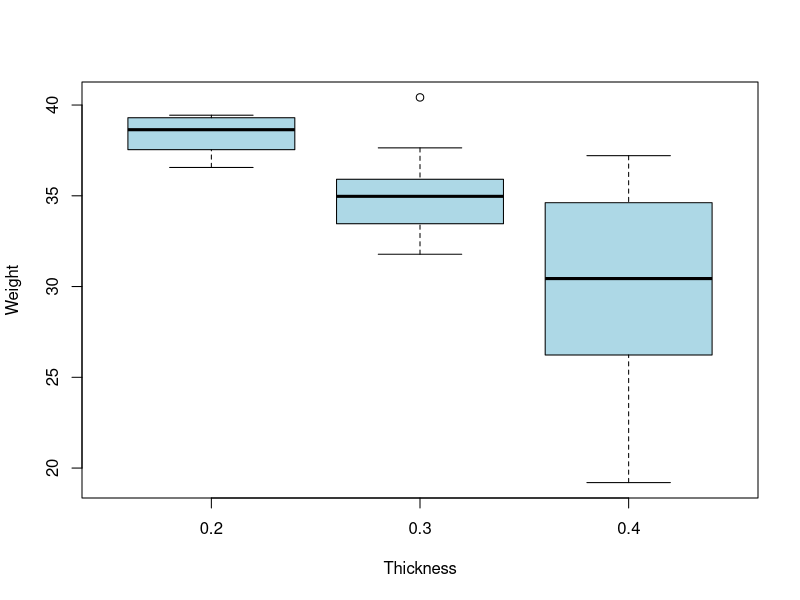
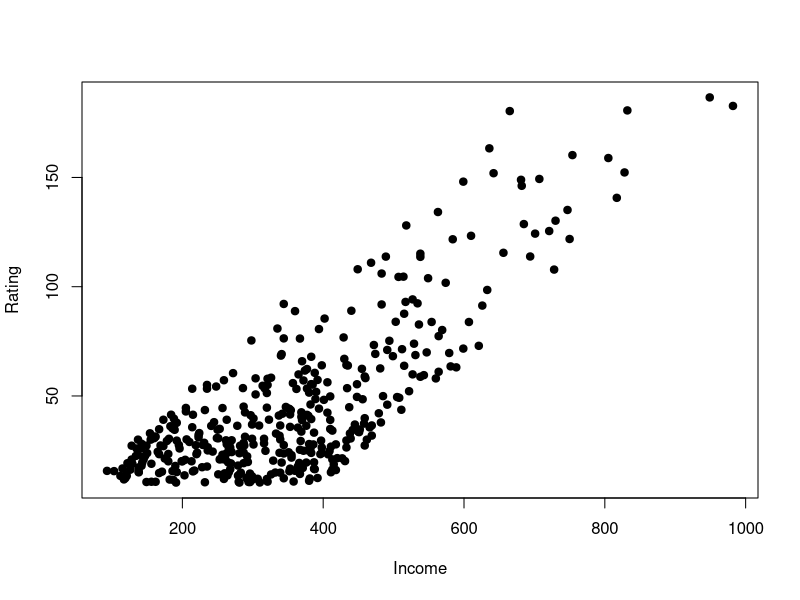
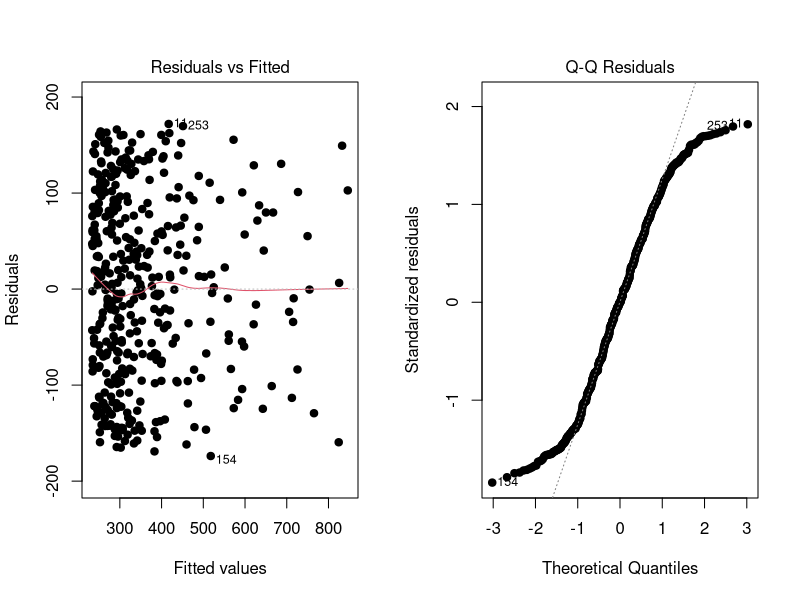
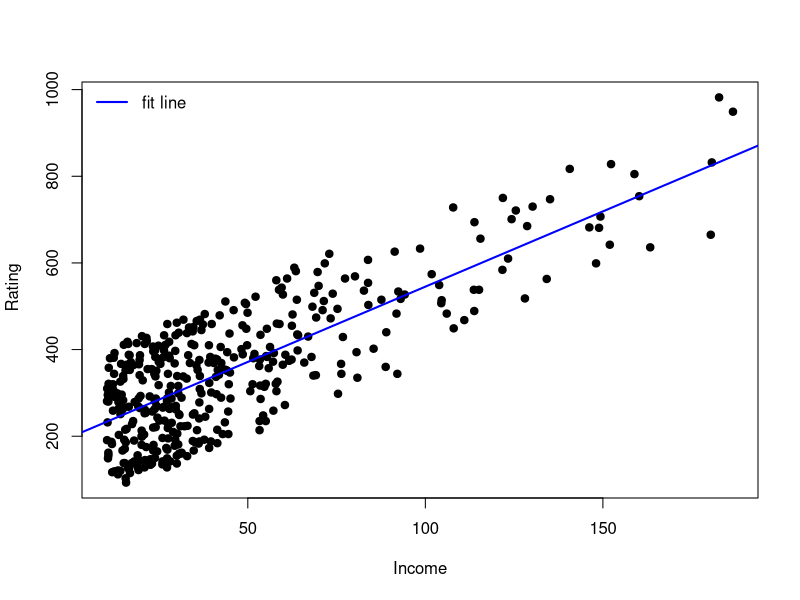
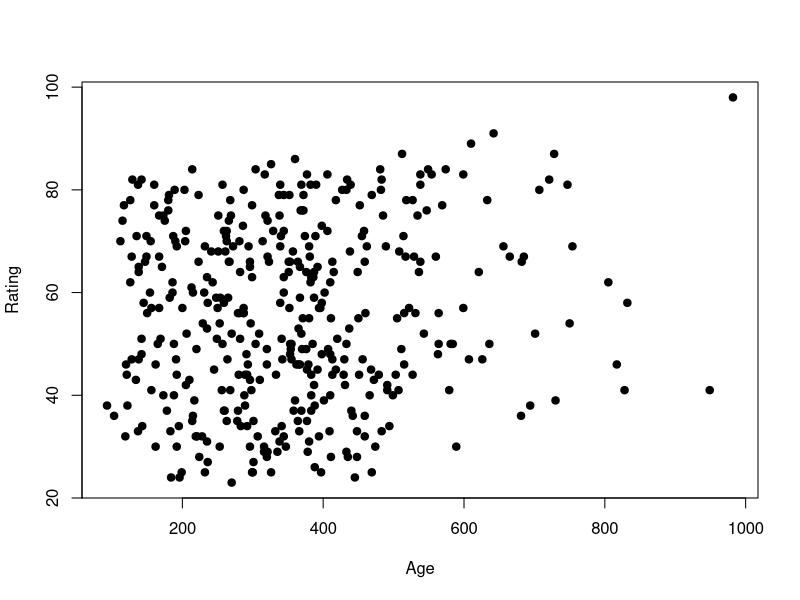
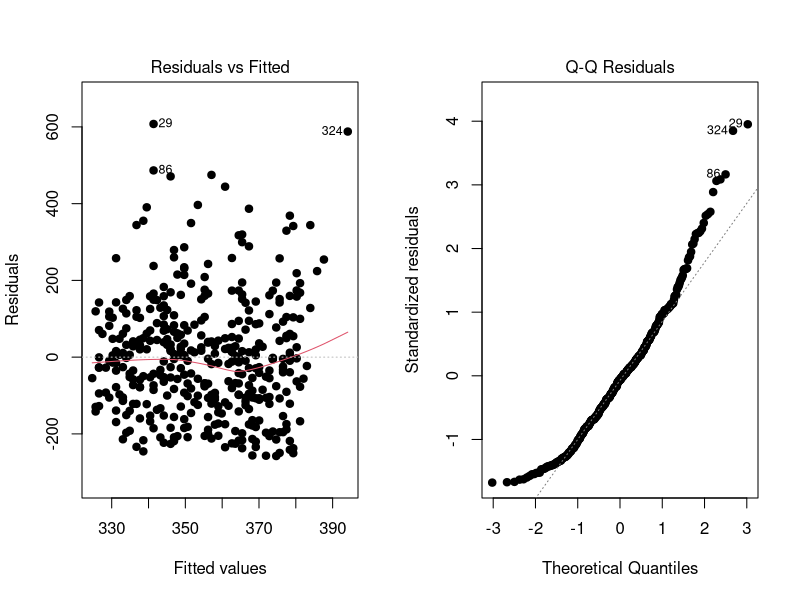
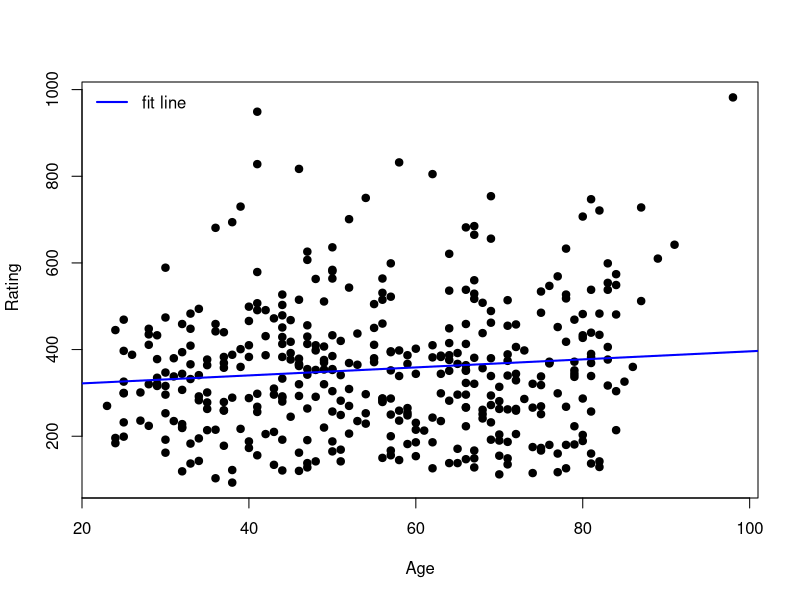
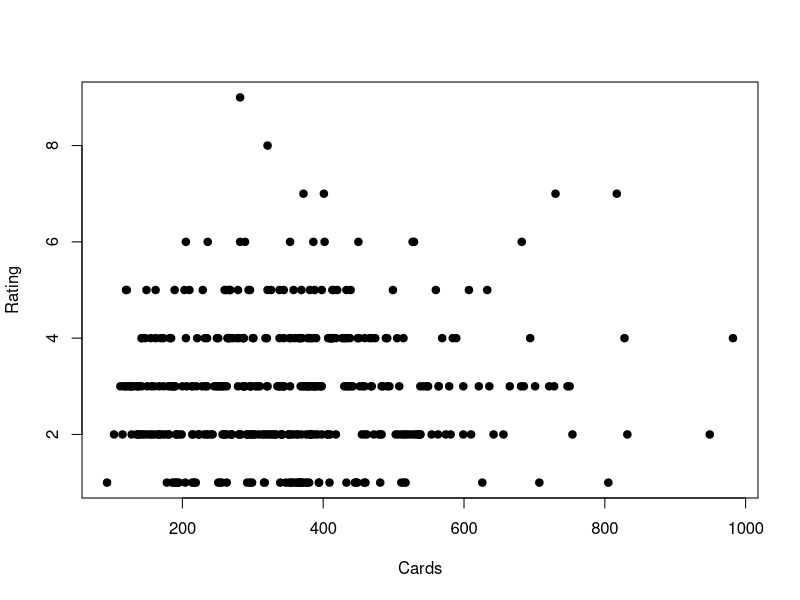

Write the R code that produced these figures, in order.
## ---- chunk 1
surface <- read.csv("surface.csv")
# factors
surface$power <- as.factor(surface$power)
surface$speed<- as.factor(surface$speed)
surface$thickness <- as.factor(surface$thickness)

# fit model
fit <- aov(X.weight~ power + speed + thickness + power:speed + power:thickness+ speed:thickness,data=surface)
summary(fit)  # ANOVA table

## ---- chunk 2
falpha.AB <- qf(0.05,4,8,lower.tail=F)
falpha.AB
falpha.AC <- qf(0.05,4,8,lower.tail=F)
falpha.AC
falpha.BC <- qf(0.05,4,8,lower.tail=F)
falpha.BC

## ---- chunk 3
boxplot(X.weight~thickness,data=surface,col="light blue",xlab="Thickness",ylab="Weight")

TukeyHSD(fit)$thickness
## ---- chunk 4
Credit <- read.csv("Credit.csv")
par(mfrow=c(1,1))
plot(Credit$Rating,Credit$Income,pch=19,
     xlab="Income", ylab="Rating")
cor(Credit$Rating,Credit$Income)
# fit model      
fit <- lm(Rating~Income,Credit)
par(mfrow=c(1,2))
plot(fit,1:2,pch=19)  # residual diagnostics
summary(fit) # fit summary

# scatterplot 
par(mfrow=c(1,1))
plot(Credit$Income,Credit$Rating,pch=19,
     xlab="Income", ylab=" Rating")
abline(fit,lwd=2,col="blue")
legend("topleft",legend="fit line",lwd=2,col="blue",bty="n")


## ---- chunk 5
Credit <- read.csv("Credit.csv")
par(mfrow=c(1,1))
plot(Credit$Rating,Credit$Age,pch=19,
     xlab="Age", ylab="Rating")
cor(Credit$Rating,Credit$Age)
# fit model      
fit <- lm(Rating~Age,Credit)
par(mfrow=c(1,2))
plot(fit,1:2,pch=19)  # residual diagnostics
summary(fit) # fit summary

# scatterplot of Gore vs. Clinton with fit line overlay
par(mfrow=c(1,1))
plot(Credit$Age,Credit$Rating,pch=19,
     xlab="Age", ylab=" Rating")
abline(fit,lwd=2,col="blue")
legend("topleft",legend="fit line",lwd=2,col="blue",bty="n")


## ---- chunk 6
Credit <- read.csv("Credit.csv")
Cards<-as.factor(Credit$Cards)
par(mfrow=c(1,1))
plot(Credit$Rating,Credit$Cards,pch=19,
     xlab="Cards", ylab="Rating")
cor(Credit$Rating,Credit$Cards)
# fit model      
fit <- lm(Rating~as.factor(Cards),Credit)
par(mfrow=c(1,2))
plot(fit,1:2,pch=19)  # residual diagnostics
summary(fit) # fit summary


par(mfrow=c(1,1))
plot(Cards,Credit$Rating,col=Cards,pch=19,xlab="Number of cards")

## ---- chunk 7
Credit <- read.csv("Credit.csv")
par(mfrow=c(1,1))
plot(Credit$Rating,as.factor(Credit$Student),pch=19,
     xlab="Student", ylab="Rating")
# fit model      
fit <- lm(Rating~as.factor(Student),Credit)
par(mfrow=c(1,2))
plot(fit,1:2,pch=19)  # residual diagnostics
summary(fit) # fit summary


par(mfrow=c(1,1))
plot(as.factor(Credit$Student),Credit$Rating,col=as.factor(Credit$Student),pch=19,xlab="Number of cards")
## ---- chunk 8
set.seed(1)
X=rnorm(100,0,1)
## ---- chunk 9
eps=rnorm(100,0,0.25)
## ---- chunk 10
Y=-1+0.5*X+eps
length(Y)
## ---- chunk 11
par(mfrow=c(1,1))
plot(X,Y,pch=19)
cor(X,Y)
## ---- chunk 12
fit1 <- lm(Y~X)
par(mfrow=c(1,2))
plot(fit1,1:2,pch=19)  # residual diagnostics
summary(fit1)   # fit summary
## ---- chunk 13
# scatterplot with fit line
par(mfrow=c(1,1))
plot(X,Y,pch=19)
abline(fit1,lwd=3,col="blue")
lines(X,-1+0.5*X,lwd =3, col = "red")
legend("topleft",legend=c("Least squares line","Population regression line"),lwd=3,col=c("blue", "red"))
## ---- chunk 14
eps=rnorm(100,0,0.01)
Y=-1+0.5*X+eps
length(Y)
par(mfrow=c(1,1))
plot(X,Y,pch=19)
cor(X,Y)
fit2 <- lm(Y~X)
par(mfrow=c(1,2))
plot(fit2,1:2,pch=19)  # residual diagnostics
summary(fit2)   # fit summary

par(mfrow=c(1,1))
plot(X,Y,pch=19)
abline(fit2,lwd=3,col="blue")
lines(X,-1+0.5*X,lwd =3, col = "red")
legend("topleft",legend=c("Least squares line","Population regression line"),lwd=3,col=c("blue", "red"))

## ---- chunk 15
 
eps=rnorm(100,0,4)
Y=-1+0.5*X+eps
length(Y)
par(mfrow=c(1,1))
plot(X,Y,pch=19)
cor(X,Y)
fit3 <- lm(Y~X)
par(mfrow=c(1,2))
plot(fit3,1:2,pch=19)  # residual diagnostics
summary(fit3)   # fit summary

par(mfrow=c(1,1))
plot(X,Y,pch=19)
abline(fit3,lwd=3,col="blue")
lines(X,-1+0.5*X,lwd =3, col = "red")
legend("topleft",legend=c("Least squares line","Population regression line"),lwd=3,col=c("blue", "red"))

## ---- chunk 16
confint(fit1)
confint(fit2)
confint(fit3)
